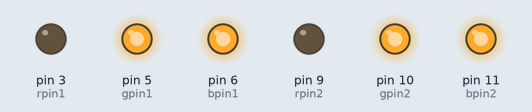
Bench run of a sketch on a simulated Arduino Uno, built with avr-gcc and run on an emulated ATmega328P. Parts: output pins drawn as LEDs (lit = HIGH).

Above: at 0.15 s.
At 7.84 s:
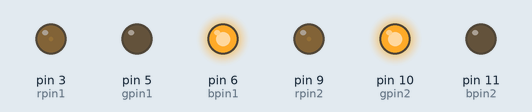
At 15.54 s:
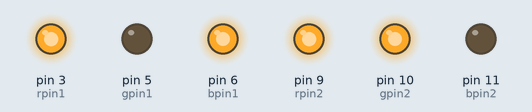
At 19.47 s:
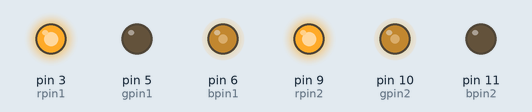
At 30.92 s:
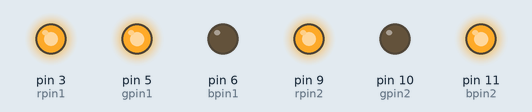
At 38.62 s:
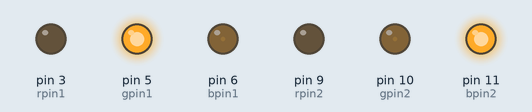
Timing chart, 0 to 40.0 s (numbered marks = the images above):
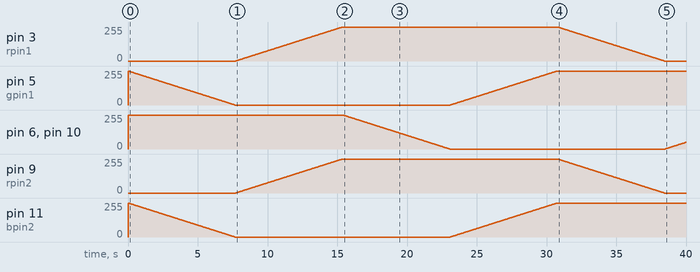

The sketch:

RGB_LED_Fade.ino
```cpp
  int rpin1 = 3;
  int gpin1 = 5;
  int bpin1 = 6;
  int rpin2 = 9;
  int gpin2 = 10;
  int bpin2 = 11;
  int count1;
  int count2;
  int count3;
  int count4;
  int count5;
  int count6;


void setup() {

  pinMode(rpin1, OUTPUT);
  pinMode(gpin1, OUTPUT);
  pinMode(bpin1, OUTPUT);
  pinMode(rpin2, OUTPUT);
  pinMode(gpin2, OUTPUT);
  pinMode(bpin2, OUTPUT);
  count1 = 0;
  count2 = 255;
  count3 = 255;
  count4 = 0;
  count5 = 255;
  count6 = 255;
  analogWrite(rpin1, count1);
  analogWrite(gpin1, count2);
  analogWrite(bpin1, count3);
  analogWrite(rpin2, count4);
  analogWrite(gpin2, count5);
  analogWrite(bpin2, count6);


}

void loop() {

  for (int count = 0; count <= 255; count ++) {
    count1 = 0;
    count2 = 255 - count;
    count3 = 255;
    count4 = 0;
    count5 = 255;
    count6 = 255 - count;
    analogWrite(rpin1, count1);
    analogWrite(gpin1, count2);
    analogWrite(bpin1, count3);
    analogWrite(rpin2, count4);
    analogWrite(gpin2, count5);
    analogWrite(bpin2, count6);
    delay(30);
  }
  for (int count = 255; count >= 0; count --) {
    count1 = 255 - count;
    count2 = 0;
    count3 = 255;
    count4 = 255 - count;
    count5 = 255;
    count6 = 0;
    analogWrite(rpin1, count1);
    analogWrite(gpin1, count2);
    analogWrite(bpin1, count3);
    analogWrite(rpin2, count4);
    analogWrite(gpin2, count5);
    analogWrite(bpin2, count6);
    delay(30);
  }
  for (int count = 0; count <= 255; count ++) {
    count1 = 255;
    count2 = 0;
    count3 = 255 - count;
    count4 = 255;
    count5 = 255 - count;
    count6 = 0;
    analogWrite(rpin1, count1);
    analogWrite(gpin1, count2);
    analogWrite(bpin1, count3);
    analogWrite(rpin2, count4);
    analogWrite(gpin2, count5);
    analogWrite(bpin2, count6);
    delay(30);
  }
  for (int count = 255; count >= 0; count --) {
    count1 = 255;
    count2 = 255 - count;
    count3 = 0;
    count4 = 255;
    count5 = 0;
    count6 = 255 - count;
    analogWrite(rpin1, count1);
    analogWrite(gpin1, count2);
    analogWrite(bpin1, count3);
    analogWrite(rpin2, count4);
    analogWrite(gpin2, count5);
    analogWrite(bpin2, count6);
    delay(30);
  }
  for (int count = 0; count <= 255; count ++) {
    count1 = 255 - count;
    count2 = 255;
    count3 = 0;
    count4 = 255 - count;
    count5 = 0;
    count6 = 255;
    analogWrite(rpin1, count1);
    analogWrite(gpin1, count2);
    analogWrite(bpin1, count3);
    analogWrite(rpin2, count4);
    analogWrite(gpin2, count5);
    analogWrite(bpin2, count6);
    delay(30);
  }
  for (int count = 255; count >= 0; count --){
    count1 = 0;
    count2 = 255;
    count3 = 255 - count;
    count4 = 0;
    count5 = 255 - count;
    count6 = 255;
    analogWrite(rpin1, count1);
    analogWrite(gpin1, count2);
    analogWrite(bpin1, count3);
    analogWrite(rpin2, count4);
    analogWrite(gpin2, count5);
    analogWrite(bpin2, count6);
    delay(30);
  }

}
```

Measured:
- by itself, pin 3 (rpin1), pin 9 (rpin2): rises from 0/255 to 255/255 in 7.6 s, then falls to 0/255 in 23.1 s
